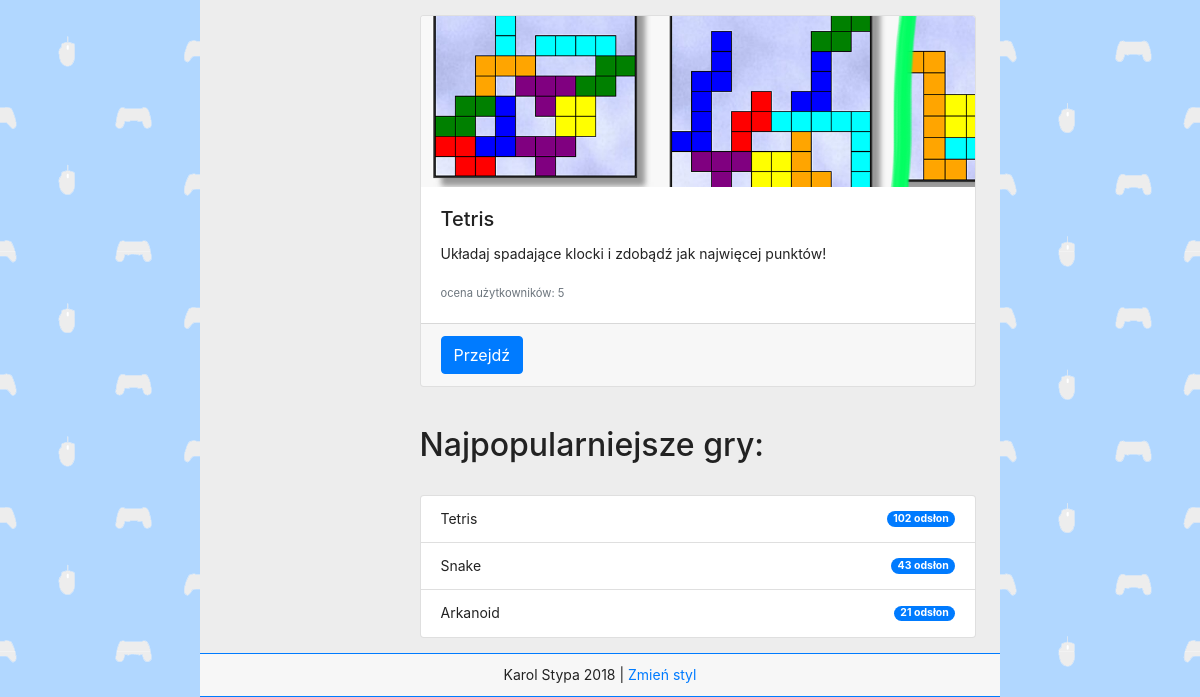
/gameslist.php (lower part), run on an earlier commit of the app's database.
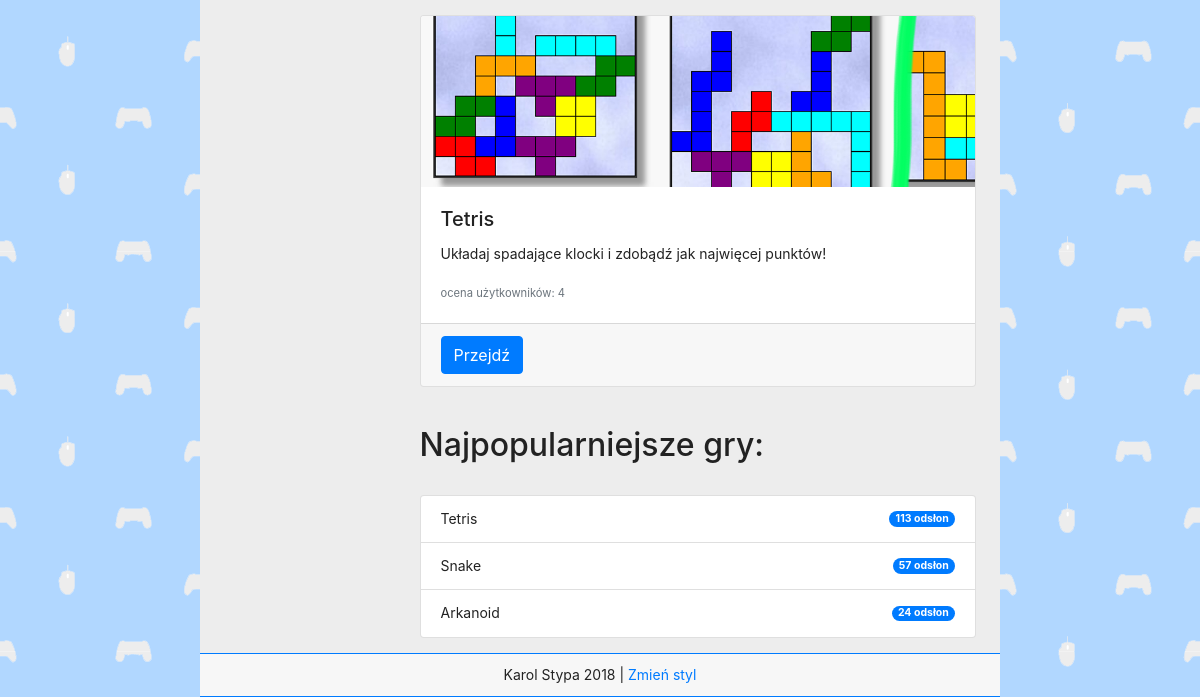
And on a later commit of the database.
### tables this page shows
CREATE TABLE `games` (
  `id` int(11) NOT NULL,
  `name` varchar(255) NOT NULL,
  `play_count` int(11) NOT NULL,
  `description` varchar(255) NOT NULL,
  `path` varchar(255) NOT NULL,
  `thumbnail` varchar(255) NOT NULL,
  `image1` varchar(255) NOT NULL,
  `image2` varchar(255) NOT NULL
);

### gameslist.php (the view, shortened to what this page needs)
<?php
	require_once "session.php";
	if (!isset($_SESSION['loggedin'])) {
		$style = 0;
		$btncolor = "btn-primary";
		$cardcolor = "";
		$listcolor = "";
		$badgecolor = "badge-primary";
	}
?>
<!DOCTYPE html>
<html>
	<head>
		<link rel="stylesheet" href="https://maxcdn.bootstrapcdn.com/bootstrap/4.0.0-beta.2/css/bootstrap.min.css">
		<?php
		if($style == 1) {
			echo '<link rel="stylesheet" href="./css/style-dark.css">';
		}
		else {
			echo '<link rel="stylesheet" href="./css/style.css">';
		}
		?>
	</head>
	<body>
		<?php include "navbar.php"; ?>
		<div class="container col-md-8 px-4 main">
			<div class="row">
				<div class="col-md-3">
					<?php
					if(isset($_SESSION['loggedin'])) {
						if ($_SESSION['loggedin']) {
							echo '
							<div class="list-group">
								<a class="list-group-item list-group-item-action '.$listcolor.'" href="./">Strona główna</a>
								<a class="list-group-item list-group-item-action '.$listcolor.' active" href="./gameslist.php">Lista gier</a>
								<a class="list-group-item list-group-item-action '.$listcolor.'" href="./highscores.php">Najlepsi gracze</a>
								<a class="list-group-item list-group-item-action '.$listcolor.'" href="./gameslist.php#popularity">Ranking popularności gier</a>
								<a class="list-group-item list-group-item-action '.$listcolor.'" href="./profile.php?id='.$uid.'">Profil</a>
								<a class="list-group-item list-group-item-action '.$listcolor.'" href="./profile.php?id='.$uid.'#friends">Znajomi</a>
								<a class="list-group-item list-group-item-action '.$listcolor.'" href="./userslist.php">Lista użytkowników</a>';
							if($_SESSION['group_id'] == 1) {
								echo '<a class="list-group-item list-group-item-action '.$listcolor.'" href="./admin.php">Panel administracyjny</a>';
							}
							echo '<a class="list-group-item list-group-item-action '.$listcolor.'" href="./?logout=1">Wyloguj się</a>
							</div></div>';
						}
					}
					else {
						echo '
						<div class="list-group">
							<a class="list-group-item list-group-item-action" href="./">Strona główna</a>
							<a class="list-group-item list-group-item-action" href="./register.php">Rejestracja</a>
							<a class="list-group-item list-group-item-action active" href="./gameslist.php">Lista gier</a>
							<a class="list-group-item list-group-item-action" href="./highscores.php">Najlepsi gracze</a>
							<a class="list-group-item list-group-item-action" href="./gameslist.php#popularity">Ranking popularności gier</a>
							<a class="list-group-item list-group-item-action" href="./userslist.php">Lista użytkowników</a>
						</div>
					</div>';
					}
				function average($id) {
					$avg_result = mysql_query("SELECT AVG(`rating`) as `avg` FROM `ratings` WHERE `game_id` = ".$id.";");
					if($row = mysql_fetch_assoc($avg_result)) {
						return round($row['avg'], 1);
					}
					else return "0";
				}
				$games_select_result = mysql_query("SELECT * FROM games;");
				?>
				<div class="col-md-9">
					<h1>Lista gier</h1><br>
						<?php
						while($row = mysql_fetch_assoc($games_select_result)) {
							echo '
							<div class="card '.$cardcolor.' mb-3">
							  	<img class="card-img-top" src="'.$row['image1'].'" alt="Card image cap">
							  	<div class="card-body">
							    	<h5 class="card-title">'.$row['name'].'</h5>
							    	<p class="card-text">'.$row['description'].'</p>
							    	<p class="card-text"><small class="text-muted">ocena użytkowników: '.average($row['id']).'</small></p>
							  	</div>
							  	<div class="card-footer">
  									<a href="game.php?id='.$row['id'].'" class="btn '.$btncolor.'">Przejdź</a>
  								</div>
							</div>
							';
						}
						?>
					<br>
					<h2 id="popularity">Najpopularniejsze gry:</h2>
					<br>
					<?php
					$popularity_query = "SELECT name, play_count
											FROM games
											ORDER BY play_count DESC limit 3;";
					$popularity_result = mysql_query($popularity_query);
					echo '<ul class="list-group">';
					while($row = mysql_fetch_assoc($popularity_result)) {
						echo '
							<li class="list-group-item '.$listcolor.' d-flex justify-content-between align-items-center">
							    '.$row['name'].'
							    <span class="badge '.$badgecolor.' badge-pill">'.$row['play_count'].' odsłon</span>
						  	</li>';
					}
					echo '</ul>';
					?>
				</div>
			</div>
    	</div>
	</body>
</html>

What changed in the data, as far as the page shows it:
changed games "Tetris": id "5" → "4"; play_count "102" → "113"
changed games "Snake": play_count "43" → "57"
changed games "Arkanoid": play_count "21" → "24"
